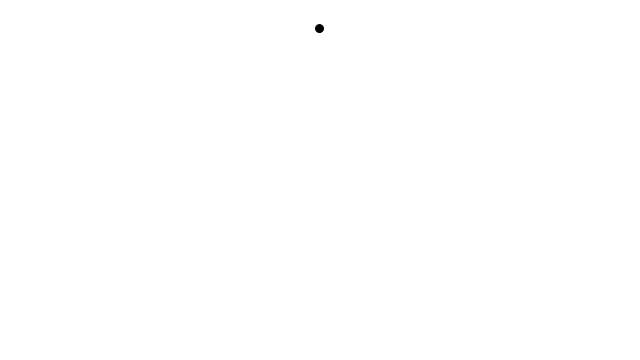
Frame 1 (no input)
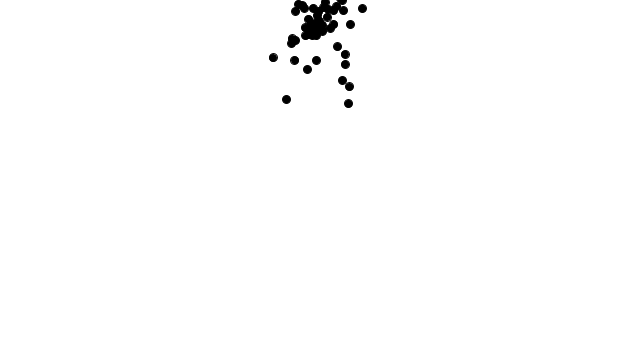
Frame 60 (the mouse pressed at the canvas centre just before this capture)
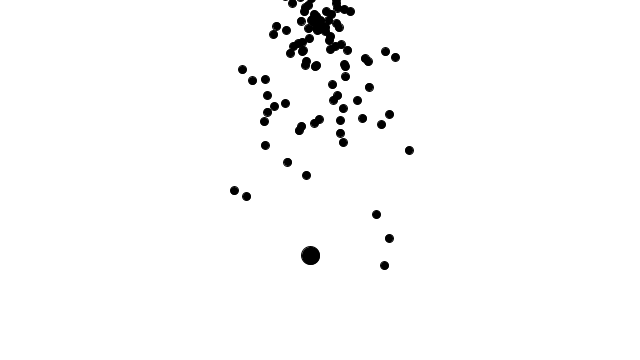
Frame 120 (the mouse held since frame 60 and released just before this capture)

The Processing sketch that drew these frames (run headless with seeded random() and noise(); from frame 60 on, the mouse is pressed at the canvas centre):

// Processing sketch: ParticleSystem_Bianchi
// ── ParticleSystem_Bianchi.pde
BubbleSystem bs;
void setup() {
  size(640, 360);
  bs= new BubbleSystem();
}

void draw() {
  background(255);
  bs.addBubble();
  bs.run();
}

class Bubble {
  float locationX, locationY;
  float velocityX, velocityY;
  float accelerationX, accelerationY;
  int timeUntilPop, size;

  Bubble() {
    accelerationX = 0;
    accelerationY = 0.05;
    velocityX = (float)(Math.random() * 2 - 1);
    velocityY = (float)(Math.random() * 2 - 2);    
    locationX = width / 2;
    locationY = 30;
    timeUntilPop= 200;
    size=8;
  }

  void update() {
    velocityX += accelerationX;
    velocityY += accelerationY;   
    locationX += velocityX;
    locationY += velocityY;
    timeUntilPop=timeUntilPop-2;
  }
  Boolean isPop() 
  {
    if (timeUntilPop<=0) {
      return true;
    } else {
      return false;
    }
  }
  void display() {
    if (isPop() == true) {
      size=size+10;
    }
    if (size>=50) {
      stroke(255);
      fill(255);
    } else {
      stroke(0);
      fill(0);
    }
    ellipse(locationX, locationY, size, size);
  }
}

public class BubbleSystem {
  ArrayList<Bubble> b;
  BubbleSystem() {
    b = new ArrayList<Bubble>();
  }
  void addBubble() {
    b.add(new Bubble());
  }
  void run() {

    for (int i=b.size()-1; i>=0; i--) {
      Bubble c = b.get(i); 
      c.update();
      c.display();
      if (c.isPop()) {
        b.remove(i);
      }
    }
  }
}
